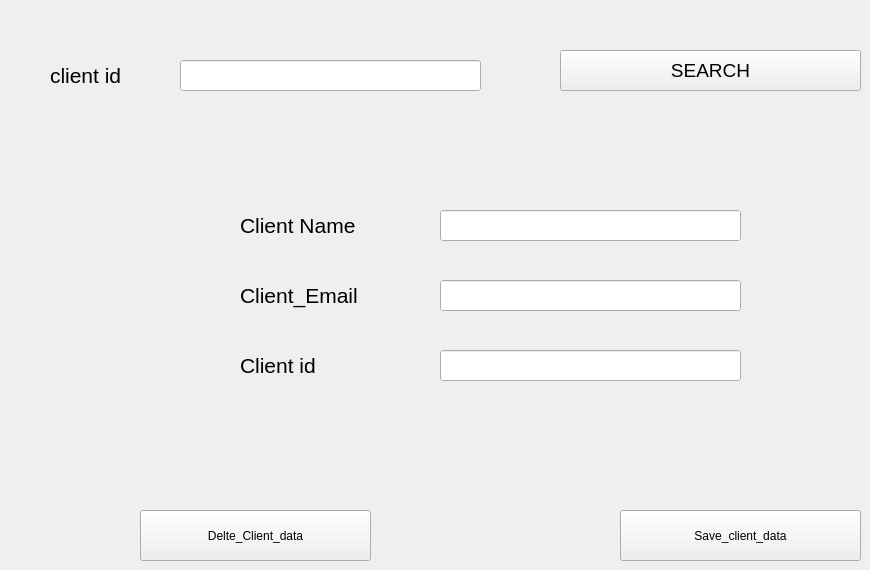
      <widget class="QWidget" name="tab_12">
       <attribute name="title">
        <string>Edit or Delete client</string>
       </attribute>
       <widget class="QLineEdit" name="lineEdit_16">
        <property name="geometry">
         <rect>
          <x>180</x>
          <y>60</y>
          <width>301</width>
          <height>31</height>
         </rect>
        </property>
        <property name="autoFillBackground">
         <bool>true</bool>
        </property>
       </widget>
       <widget class="QLabel" name="label_29">
        <property name="geometry">
         <rect>
          <x>50</x>
          <y>60</y>
          <width>101</width>
          <height>31</height>
         </rect>
        </property>
        <property name="font">
         <font>
          <family>Segoe UI</family>
          <pointsize>16</pointsize>
         </font>
        </property>
        <property name="text">
         <string>client id</string>
        </property>
       </widget>
       <widget class="QPushButton" name="pushButton_23">
        <property name="geometry">
         <rect>
          <x>560</x>
          <y>50</y>
          <width>301</width>
          <height>41</height>
         </rect>
        </property>
        <property name="font">
         <font>
          <pointsize>14</pointsize>
         </font>
        </property>
        <property name="autoFillBackground">
         <bool>true</bool>
        </property>
        <property name="text">
         <string>SEARCH</string>
        </property>
       </widget>
       <widget class="QLineEdit" name="lineEdit_17">
        <property name="geometry">
         <rect>
          <x>440</x>
          <y>280</y>
          <width>301</width>
          <height>31</height>
         </rect>
        </property>
        <property name="autoFillBackground">
         <bool>true</bool>
        </property>
       </widget>
       <widget class="QLabel" name="label_30">
        <property name="geometry">
         <rect>
          <x>240</x>
          <y>210</y>
          <width>121</width>
          <height>31</height>
         </rect>
        </property>
        <property name="font">
         <font>
          <family>Segoe UI</family>
          <pointsize>16</pointsize>
         </font>
        </property>
        <property name="text">
         <string>Client Name</string>
        </property>
       </widget>
       <widget class="QLineEdit" name="lineEdit_18">
        <property name="geometry">
         <rect>
          <x>440</x>
          <y>210</y>
          <width>301</width>
          <height>31</height>
         </rect>
        </property>
        <property name="autoFillBackground">
         <bool>true</bool>
        </property>
       </widget>
       <widget class="QLabel" name="label_31">
        <property name="geometry">
         <rect>
          <x>240</x>
          <y>280</y>
          <width>121</width>
          <height>31</height>
         </rect>
        </property>
        <property name="font">
         <font>
          <family>Segoe UI</family>
          <pointsize>16</pointsize>
         </font>
        </property>
        <property name="text">
         <string>Client_Email</string>
        </property>
       </widget>
       <widget class="QLineEdit" name="lineEdit_19">
        <property name="geometry">
         <rect>
          <x>440</x>
          <y>350</y>
          <width>301</width>
          <height>31</height>
         </rect>
        </property>
        <property name="autoFillBackground">
         <bool>true</bool>
        </property>
       </widget>
       <widget class="QLabel" name="label_32">
        <property name="geometry">
         <rect>
          <x>240</x>
          <y>350</y>
          <width>151</width>
          <height>31</height>
         </rect>
        </property>
        <property name="font">
         <font>
          <family>Segoe UI</family>
          <pointsize>16</pointsize>
         </font>
        </property>
        <property name="text">
         <string>Client id</string>
        </property>
       </widget>
       <widget class="QPushButton" name="pushButton_16">
        <property name="geometry">
         <rect>
          <x>140</x>
          <y>510</y>
          <width>231</width>
          <height>51</height>
         </rect>
        </property>
        <property name="text">
         <string>Delte_Client_data</string>
        </property>
       </widget>
       <widget class="QPushButton" name="pushButton_24">
        <property name="geometry">
         <rect>
          <x>620</x>
          <y>510</y>
          <width>241</width>
          <height>51</height>
         </rect>
        </property>
        <property name="text">
         <string>Save_client_data</string>
        </property>
       </widget>
      </widget>
